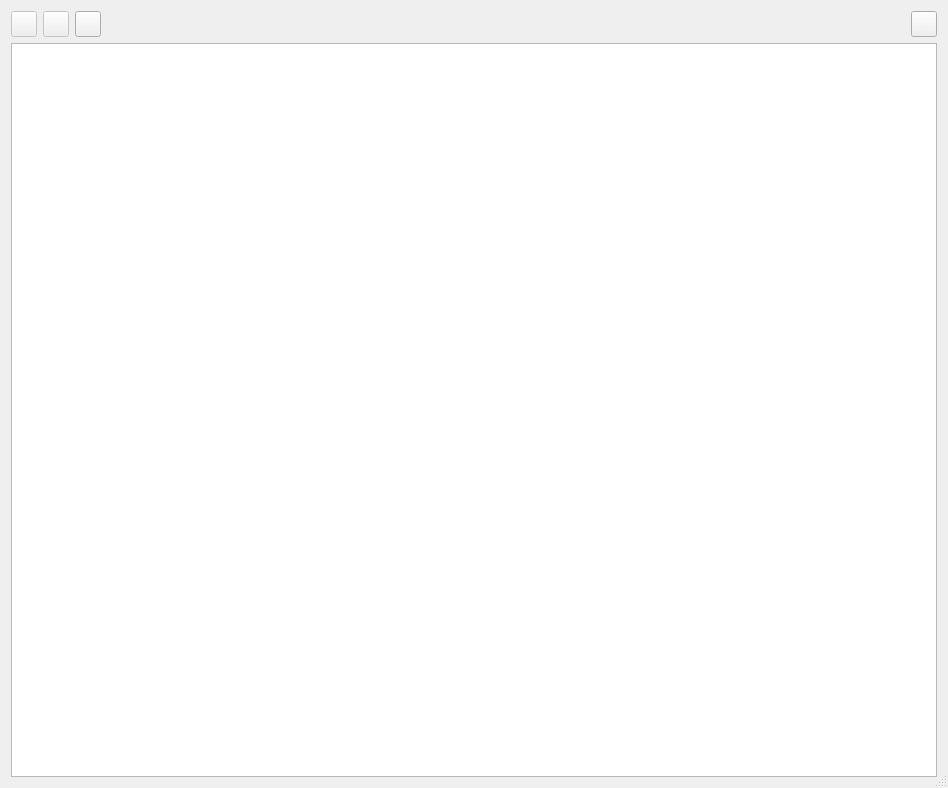
<?xml version="1.0" encoding="UTF-8"?>
<ui version="4.0">
 <class>HelpDialog</class>
 <widget class="QDialog" name="HelpDialog">
  <property name="geometry">
   <rect>
    <x>0</x>
    <y>0</y>
    <width>948</width>
    <height>788</height>
   </rect>
  </property>
  <property name="windowTitle">
   <string>Dokumentation</string>
  </property>
  <property name="windowIcon">
   <iconset resource="../resources.qrc">
    <normaloff>:/icons/info</normaloff>:/icons/info</iconset>
  </property>
  <property name="sizeGripEnabled">
   <bool>true</bool>
  </property>
  <layout class="QVBoxLayout" name="verticalLayout">
   <item>
    <layout class="QHBoxLayout" name="horizontalLayout">
     <item>
      <widget class="QPushButton" name="btn_back">
       <property name="enabled">
        <bool>false</bool>
       </property>
       <property name="sizePolicy">
        <sizepolicy hsizetype="Fixed" vsizetype="Fixed">
         <horstretch>0</horstretch>
         <verstretch>0</verstretch>
        </sizepolicy>
       </property>
       <property name="minimumSize">
        <size>
         <width>26</width>
         <height>26</height>
        </size>
       </property>
       <property name="maximumSize">
        <size>
         <width>26</width>
         <height>26</height>
        </size>
       </property>
       <property name="toolTip">
        <string>Zurück</string>
       </property>
       <property name="text">
        <string/>
       </property>
       <property name="icon">
        <iconset resource="../resources.qrc">
         <normaloff>:/icons/prev</normaloff>:/icons/prev</iconset>
       </property>
       <property name="iconSize">
        <size>
         <width>24</width>
         <height>24</height>
        </size>
       </property>
       <property name="shortcut">
        <string>Ctrl+Left</string>
       </property>
      </widget>
     </item>
     <item>
      <widget class="QPushButton" name="btn_next">
       <property name="enabled">
        <bool>false</bool>
       </property>
       <property name="sizePolicy">
        <sizepolicy hsizetype="Fixed" vsizetype="Fixed">
         <horstretch>0</horstretch>
         <verstretch>0</verstretch>
        </sizepolicy>
       </property>
       <property name="minimumSize">
        <size>
         <width>26</width>
         <height>26</height>
        </size>
       </property>
       <property name="maximumSize">
        <size>
         <width>26</width>
         <height>26</height>
        </size>
       </property>
       <property name="toolTip">
        <string>Vorwärts</string>
       </property>
       <property name="text">
        <string/>
       </property>
       <property name="icon">
        <iconset resource="../resources.qrc">
         <normaloff>:/icons/next</normaloff>:/icons/next</iconset>
       </property>
       <property name="iconSize">
        <size>
         <width>24</width>
         <height>24</height>
        </size>
       </property>
       <property name="shortcut">
        <string>Ctrl+Right</string>
       </property>
      </widget>
     </item>
     <item>
      <widget class="QPushButton" name="btn_home">
       <property name="sizePolicy">
        <sizepolicy hsizetype="Fixed" vsizetype="Fixed">
         <horstretch>0</horstretch>
         <verstretch>0</verstretch>
        </sizepolicy>
       </property>
       <property name="minimumSize">
        <size>
         <width>26</width>
         <height>26</height>
        </size>
       </property>
       <property name="maximumSize">
        <size>
         <width>26</width>
         <height>26</height>
        </size>
       </property>
       <property name="toolTip">
        <string>Startseite</string>
       </property>
       <property name="text">
        <string/>
       </property>
       <property name="icon">
        <iconset resource="../resources.qrc">
         <normaloff>:/icons/home</normaloff>:/icons/home</iconset>
       </property>
       <property name="iconSize">
        <size>
         <width>24</width>
         <height>24</height>
        </size>
       </property>
       <property name="shortcut">
        <string>Ctrl+H</string>
       </property>
      </widget>
     </item>
     <item>
      <spacer name="horizontalSpacer">
       <property name="orientation">
        <enum>Qt::Horizontal</enum>
       </property>
       <property name="sizeHint" stdset="0">
        <size>
         <width>40</width>
         <height>20</height>
        </size>
       </property>
      </spacer>
     </item>
     <item>
      <widget class="QPushButton" name="btn_close">
       <property name="sizePolicy">
        <sizepolicy hsizetype="Fixed" vsizetype="Fixed">
         <horstretch>0</horstretch>
         <verstretch>0</verstretch>
        </sizepolicy>
       </property>
       <property name="minimumSize">
        <size>
         <width>26</width>
         <height>26</height>
        </size>
       </property>
       <property name="maximumSize">
        <size>
         <width>26</width>
         <height>26</height>
        </size>
       </property>
       <property name="toolTip">
        <string>Schließen</string>
       </property>
       <property name="text">
        <string/>
       </property>
       <property name="icon">
        <iconset resource="../resources.qrc">
         <normaloff>:/icons/close</normaloff>:/icons/close</iconset>
       </property>
       <property name="iconSize">
        <size>
         <width>24</width>
         <height>24</height>
        </size>
       </property>
       <property name="shortcut">
        <string>Ctrl+C</string>
       </property>
      </widget>
     </item>
    </layout>
   </item>
   <item>
    <widget class="QTextBrowser" name="browser"/>
   </item>
  </layout>
 </widget>
 <resources>
  <include location="../resources.qrc"/>
 </resources>
 <connections/>
</ui>
